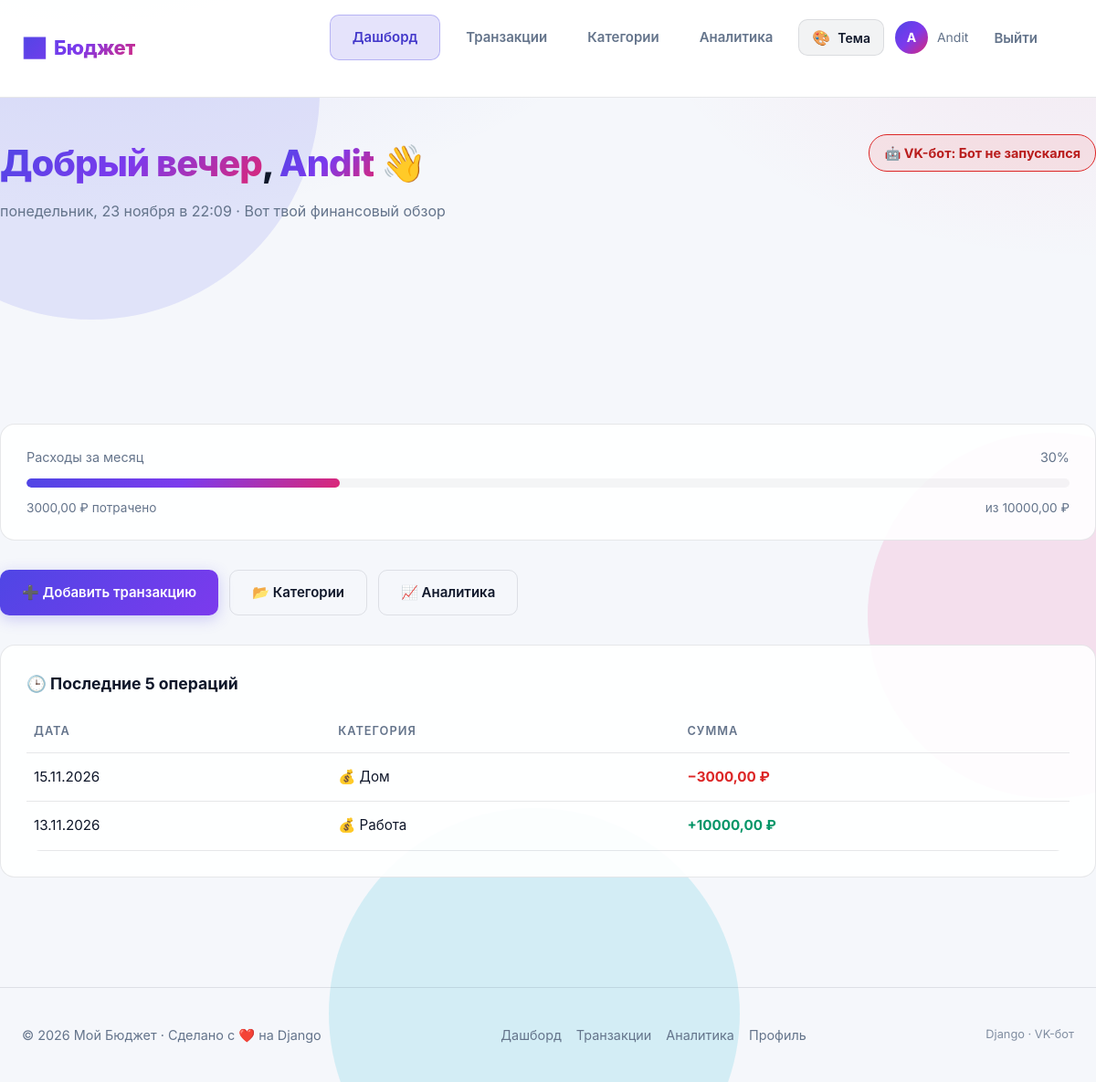
The page /accounts/dashboard/ (signed in) on the database its author committed.
### finance/models.py (models this page shows, shortened)
class Transaction(models.Model):
    SOURCE_CHOICES = [
        ('web', 'Сайт'),
        ('vk', 'ВК-бот'),
    ]
    user = models.ForeignKey(User, on_delete=models.CASCADE, related_name='transactions')
    category = models.ForeignKey(Category, on_delete=models.CASCADE, related_name='transactions')
    amount = models.DecimalField('Сумма', max_digits=10, decimal_places=2)
    date = models.DateField('Дата')
    comment = models.CharField('Комментарий', max_length=200, blank=True)
    source = models.CharField('Источник', max_length=10, choices=SOURCE_CHOICES, default='web')
    created_at = models.DateTimeField('Создано', auto_now_add=True)
    class Meta:
        verbose_name = 'Транзакция'
        verbose_name_plural = 'Транзакции'
        ordering = ['-date', '-created_at']
    @property
    def is_income(self):
        return self.category.type == 'income'

class Category(models.Model):
    TYPE_CHOICES = [
        ('income', 'Доход'),
        ('expense', 'Расход'),
    ]
    user = models.ForeignKey(User, on_delete=models.CASCADE, related_name='categories')
    name = models.CharField('Название', max_length=50)
    type = models.CharField('Тип', max_length=10, choices=TYPE_CHOICES)
    color = models.CharField('Цвет', max_length=7, default='#6366f1')
    icon = models.CharField('Иконка', max_length=30, blank=True, default='💰')
    class Meta:
        verbose_name = 'Категория'
        verbose_name_plural = 'Категории'
        ordering = ['type', 'name']
        unique_together = ('user', 'name', 'type')

### accounts/views.py (the view)
# urls.py: path('dashboard/', views.dashboard, name='dashboard'),
@login_required
def dashboard(request):
    qs = Transaction.objects.filter(user=request.user).select_related('category')
    today = timezone.localdate()
    month_qs = qs.filter(date__year=today.year, date__month=today.month)
    month_totals = month_qs.aggregate(
        income=Sum('amount', filter=Q(category__type='income')),
        expense=Sum('amount', filter=Q(category__type='expense')),
    )
    all_totals = qs.aggregate(
        income=Sum('amount', filter=Q(category__type='income')),
        expense=Sum('amount', filter=Q(category__type='expense')),
    )
    month_income = month_totals['income'] or Decimal('0')
    month_expense = month_totals['expense'] or Decimal('0')
    balance = (all_totals['income'] or Decimal('0')) - (all_totals['expense'] or Decimal('0'))
    bot_status = get_bot_status()
    return render(request, 'dashboard.html', {
        'balance': balance,
        'month_income': month_income,
        'month_expense': month_expense,
        'transactions_count': qs.count(),
        'last_transactions': qs[:5],
        'bot_status': bot_status,
    })

### accounts/views.py (called while the page is built, shortened)
def get_bot_status():
    file_path = os.path.join(settings.BASE_DIR, 'bot_heartbeat.txt')
    if not os.path.exists(file_path):
        return "Бот не запускался"

### accounts/templates/dashboard.html (shortened to what this page needs)
{% extends "base.html" %}
{% load humanize %}
{% block content %}
<div class="container dashboard">
    <div class="dashboard-header"
        style="display: flex; justify-content: space-between; align-items: flex-start; flex-wrap: wrap; gap: 16px;">
        <div>
            <h1><span id="greeting">Привет</span>, <span>{{ user.username }}</span> 👋</h1>
            <p style="color: var(--text-muted);">
                <span id="liveClock"></span> · Вот твой финансовый обзор
            </p>
        </div>
        <div class="bot-status
            {% if bot_status == 'Бот работает' %}bot-online
            {% elif 'не отвечает' in bot_status %}bot-warning
            {% else %}bot-offline{% endif %}">
            🤖 VK-бот: {{ bot_status }}
        </div>
    </div>
        <div class="stats-grid">
    </div>
    <div class="budget-progress-card">
        <div class="budget-progress-header">
            <span>Расходы за месяц</span>
            <span id="budgetPercent">0%</span>
        </div>
        <div class="budget-progress-bar">
            <div class="budget-progress-fill" id="budgetFill"
                 data-expense="{{ month_expense }}"
                 data-income="{{ month_income }}"></div>
        </div>
        <div class="budget-progress-footer">
            <span>{{ month_expense|floatformat:2 }} ₽ потрачено</span>
            <span>из {{ month_income|floatformat:2 }} ₽</span>
        </div>
    </div>
    <div class="dashboard-actions" style="display:flex; gap:12px; margin-bottom: 32px; flex-wrap: wrap;">
        <a href="{% url 'transactions_list' %}" class="btn btn-primary">➕ Добавить транзакцию</a>
        <a href="{% url 'categories_list' %}" class="btn btn-outline">📂 Категории</a>
        <a href="{% url 'analytics' %}" class="btn btn-outline">📈 Аналитика</a>
    </div>
    <div class="form-card">
        <h3>🕒 Последние 5 операций</h3>
        {% if last_transactions %}
        <div class="transactions-table-wrapper"
            style="margin-top: 16px; padding: 0; background: transparent; border: none;">
            <table class="transactions-table">
                <thead>
                    <tr>
                        <th>Дата</th>
                        <th>Категория</th>
                        <th>Сумма</th>
                    </tr>
                </thead>
                <tbody>
                    {% for t in last_transactions %}
                    <tr>
                        <td>{{ t.date|date:"d.m.Y" }}</td>
                        <td>{{ t.category.icon }} {{ t.category.name }}</td>
                        <td class="{% if t.is_income %}amount-income{% else %}amount-expense{% endif %}">
                            {% if t.is_income %}+{% else %}−{% endif %}{{ t.amount }} ₽
                        </td>
                    </tr>
                    {% endfor %}
                </tbody>
            </table>
        </div>
        {% endif %}
    </div>
</div>
{% endblock %}

### accounts/templates/base.html (shortened to what this page needs)
{% load static %}
<!DOCTYPE html>
<html lang="ru" data-theme="midnight" data-effects="on">
<head>
    <link rel="stylesheet" href="{% static 'css/style.css' %}?v=20261123">
</head>
<body>
<div class="bg-blobs">
    <div class="blob"></div>
    <div class="blob"></div>
    <div class="blob"></div>
</div>
<nav class="navbar">
    <div class="nav-inner">
        <a href="{% url 'home' %}" class="logo">📊 <span>Бюджет</span></a>
        <div class="nav-links" id="navLinks">
            {% with current=request.resolver_match.url_name %}
            {% if user.is_authenticated %}
            <a href="{% url 'dashboard' %}" class="btn btn-outline {% if current == 'dashboard' %}is-active{% endif %}">Дашборд</a>
            <a href="{% url 'transactions_list' %}" class="btn btn-ghost {% if current == 'transactions_list' or current == 'transaction_edit' %}is-active{% endif %}">Транзакции</a>
            <a href="{% url 'categories_list' %}" class="btn btn-ghost {% if current == 'categories_list' %}is-active{% endif %}">Категории</a>
            <a href="{% url 'analytics' %}" class="btn btn-ghost {% if current == 'analytics' %}is-active{% endif %}">Аналитика</a>
            {% else %}
            <a href="{% url 'login' %}" class="btn btn-ghost {% if current == 'login' %}is-active{% endif %}">Вход</a>
            <a href="{% url 'register' %}" class="btn btn-primary">Начать</a>
            {% endif %}
            {% endwith %}
            <div class="theme-switcher" id="themeSwitcher">
                <button type="button" class="theme-toggle" id="themeToggle"
                        aria-haspopup="true" aria-expanded="false" aria-controls="themeMenu">
                    <span class="theme-toggle-icon" aria-hidden="true">🎨</span>
                    <span>Тема</span>
                </button>
            </div>
            {% if user.is_authenticated %}
            <a href="{% url 'profile' %}" class="user-badge" style="text-decoration:none;">
                <div class="avatar">{{ user.username|first|upper }}</div>
                <span class="username">{{ user.username }}</span>
            </a>
            <form method="post" action="{% url 'logout' %}" class="logout-form">
                <button type="submit" class="btn btn-ghost">Выйти</button>
            </form>
            {% endif %}
        </div>
    </div>
</nav>
<main>
    {% block content %}{% endblock %}
</main>
<footer>
    <div class="container footer-inner">
        <p>© {% now "Y" %} Мой Бюджет · Сделано с ❤️ на Django</p>
        <nav class="footer-nav" aria-label="Навигация в подвале">
            {% if user.is_authenticated %}
            <a href="{% url 'dashboard' %}">Дашборд</a>
            <a href="{% url 'transactions_list' %}">Транзакции</a>
            <a href="{% url 'analytics' %}">Аналитика</a>
            <a href="{% url 'profile' %}">Профиль</a>
            {% else %}
            <a href="{% url 'login' %}">Вход</a>
            <a href="{% url 'register' %}">Регистрация</a>
            {% endif %}
        </nav>
        <p class="footer-note">Django · VK-бот</p>
    </div>
</footer>
</body>
</html>

### rows shown on the page
Transaction: date "15.11.2026", category.icon "💰", category.name "Дом", amount "3000,00"
Transaction: date "13.11.2026", category.icon "💰", category.name "Работа", amount "10000,00"

### other values the page prints
{{ user.username|first|upper }} "A"
{{ user.username }} "Andit"
{{ bot_status }} "Бот не запускался"
{{ month_expense|floatformat:2 }} "3000,00"
{{ month_income|floatformat:2 }} "10000,00"
